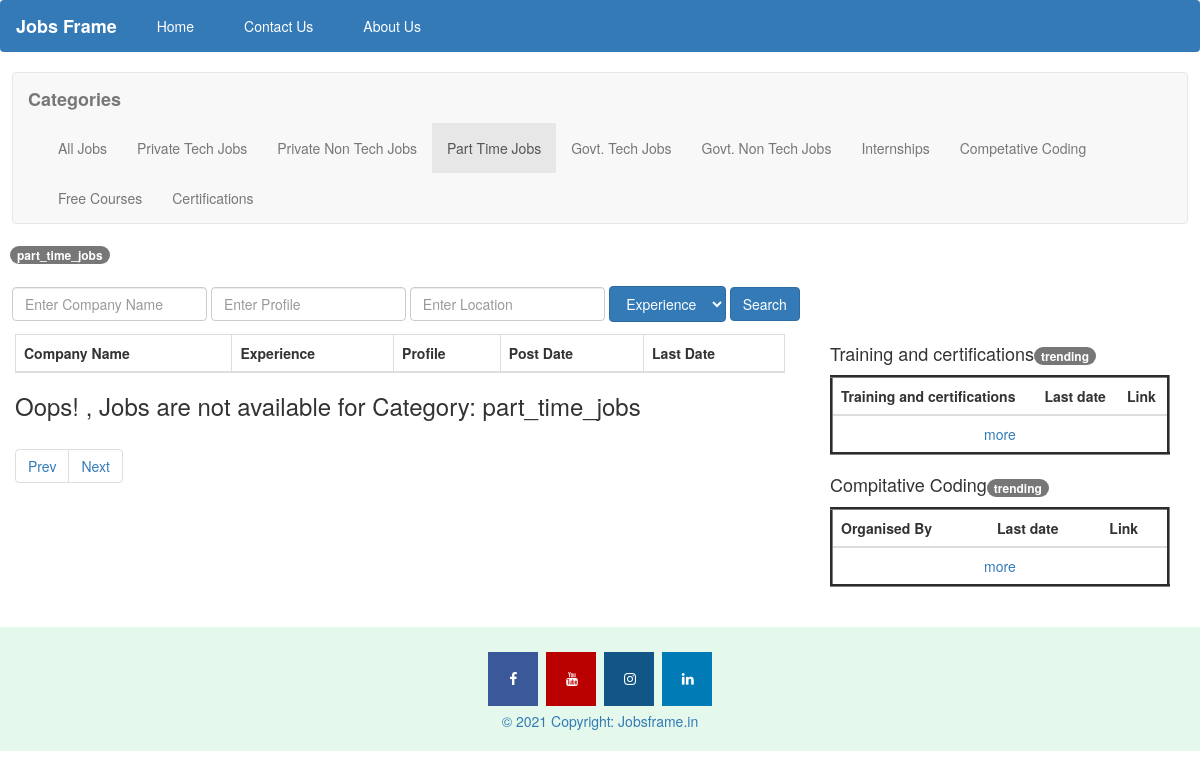
/index/part_time_jobs/1, run on the app's committed database.
### jobs1/models.py (models this page shows, shortened)
class Categary_label(models.Model):
    id = models.IntegerField(primary_key=True)
    choice_id = models.CharField(max_length=100)
    choice_name = models.CharField(max_length=100)

### jobs1/views.py (the view)
# urls.py: path('index/<str:category_name>/<int:page_number>', views.index1, name="Jsihome1"),
def index1(request,category_name,page_number):
    if Visitors.objects.filter(date = date.today()).count() ==0:
        Visitors.objects.create(date = date.today()).save()
    count = Visitors.objects.get(date = date.today())
    count.index_page = count.index_page+1
    count.save()
    return render(request, 'jobs1/index.html',NumberOfRecordsBy.jobs_by_category(category_name,page_number))

### jobs1/templates/jobs1/index.html (shortened to what this page needs)
<!doctype html>
<html lang="en">
<head>
        <link rel="stylesheet" href="https://cdnjs.cloudflare.com/ajax/libs/font-awesome/4.7.0/css/font-awesome.min.css">
    <link rel="stylesheet" href="https://maxcdn.bootstrapcdn.com/bootstrap/3.4.1/css/bootstrap.min.css">
</head>
<body >
  <nav class="navbar bg-primary" >
    <div class="container-fluid " >
      <div class="navbar-header">
        <b class="navbar-brand" >Jobs Frame</b>
      </div>
      <div class="collapse navbar-collapse" id="myNavbar1">
        <ul class="nav navbar-nav">
          <li><a style="
            color: white;
            padding: 15px 25px;
            text-align: center;" href="/index/all_jobs/1">Home</a></li>
          <li><a style="
            color: white;
            padding: 15px 25px;
            text-align: center;" href="/contact_us">Contact Us</a></li>
          <li><a style="
            color: white;
            padding: 15px 25px;
            text-align: center;" href="/about_us">About Us</a></li>
      </ul>
      </div>
    </div>
  </nav>
    <nav class="navbar navbar-default" style="margin: 12px;">
      <div class="container-fluid">
        <div class="navbar-header">
          <span class="navbar-brand " ><b>Categories</b></span>
        </div>
        <div class="collapse navbar-collapse" id="myNavbar">
          <ul class="nav navbar-nav">
            {%for cat in categories%}
            {%if category_name == cat.choice_id %}
            <li class="active"><a href="/index/{{cat.choice_id}}/1" >{{cat.choice_name}}</a></li>
            {% else %}
            <li ><a href="/index/{{cat.choice_id}}/1" >{{cat.choice_name}}</a></li>
            {% endif %}
            {%endfor%}
        </ul>
        </div>
      </div>
    </nav>
    <span class="badge badge-alert"style="margin: 10px;">{{category_name}}</span>
        <form style="margin: 12px;" id='jobSearch' class = "form-inline" action="/contact1/{{category_name}}/{{page_number}}" method="post">{% csrf_token %}
            <input id="company_name" type="text" class="form-control" name="company_name" value="{{ company_name }}" placeholder="Enter Company Name">
            <input id="profile" type="text" class="form-control" name="profile" value="{{ profile}}" placeholder="Enter Profile">
            <input id="location" type="text" class="form-control" name="location" value="{{ location }}" placeholder="Enter Location">
            <select name="experience" id="experience" class="btn btn-primary">
                <option value="Experience" selected="selected">Experience</option>
              </select>
            <button  onclick="job_search1()" class="btn btn-primary">Search</button>
        </form>
    <div class="container-fluid " >
        <div class="row">
            <div class="col-lg-8" >
                <table class="table table-bordered table-responsive">
                    <thead>
                        <tr>
                            <th>Company Name</th>
                            <th>Experience</th>
                            <th>Profile</th>
                            <th>Post Date</th>
                            <th>Last Date</th>
                        </tr>
                    </thead>
                </table>
                {%if no_of_records == 0%}
                    <h3>Oops! , Jobs are not available for Category: {{category_name}}</h3>
                    {%endif%}
                <ul id="pagination" class="pagination">
                </ul>
            </div>
            <div class="col-lg-4">
                <div class="container-fluid">
                    <h4>Training and certifications<span class="badge badge-alert">trending</span></h4>
                    <table style="border-style:groove;" class="table table-hover">
                        <thead>
                            <tr>
                                <th>Training and certifications</th>
                                <th>Last date</th>
                                <th>Link</th>
                            </tr>
                        </thead>
                        <tbody>
                            <tr>
                                <td colspan="3" style="text-align: center;"><a href="/index/certifications/1">more</a></td>
                            </tr>
                        </tbody>
                    </table>
                    <h4>Compitative Coding<span class="badge badge-alert">trending</span></h4>
                    <table class="table table-hover" style="border-style: groove ;">
                        <thead>
                            <tr>
                                <th>Organised By</th>
                                <th>Last date</th>
                                <th>Link</th>
                            </tr>
                        </thead>
                        <tbody>
                            <tr>
                                <td colspan="3" style="text-align: center;"><a href="/index/competative_coding/1">more</a></td>
                            </tr>
                        </tbody>
                    </table>
                </div>
            </div>
        </div>
    </div>
    <footer class="text-center text-white" style="background-color: rgb(228, 248, 235); padding-bottom: 20px; padding-top: 20px; margin-top: 20px;">
        <div class="container p-4 pb-0">
          <section class="mb=4">
            <a class="fa fa-facebook" href="https://www.facebook.com/jobs.frame.3/about"></a>
            <a class="fa fa-youtube" href="https://www.youtube.com/channel/UC02KUlA-Sqn8lwY2tt4386A"></a>
            <a class="fa fa-instagram" href="https://www.instagram.com/jobsframe/"></a>
            <a class="fa fa-linkedin" href="https://www.linkedin.com/company/jobs-frame/"></a>
          </section>
        </div>
        <div class="footer-copyright text-center py-3"><span class="text-primary">© 2021 Copyright:</span>
            <a href="https://www.jobsframe.in/"> Jobsframe.in</a>
          </div>
      </footer>
</body>
</html>

### jobs1/templates/jobs1/index.html (style rules this page uses)
.fa { padding: 20px; font-size: 30px; width: 50px; text-align: center; text-decoration: none; margin: 5px 2px; }
.fa-facebook { background: #3B5998; color: white; }
.fa-linkedin { background: #007bb5; color: white; }
.fa-youtube { background: #bb0000; color: white; }
.fa-instagram { background: #125688; color: white; }

### data on the page
Categary_label: choice_name "All Jobs"
Categary_label: choice_name "Private Tech Jobs"
Categary_label: choice_name "Private Non Tech Jobs"
Categary_label: choice_name "Part Time Jobs", choice "part_time_jobs"
Categary_label: choice_name "Govt. Tech Jobs"
Categary_label: choice_name "Govt. Non Tech Jobs"
Categary_label: choice_name "Internships"
Categary_label: choice_name "Competative Coding"
Categary_label: choice_name "Free Courses"
Categary_label: choice_name "Certifications"
